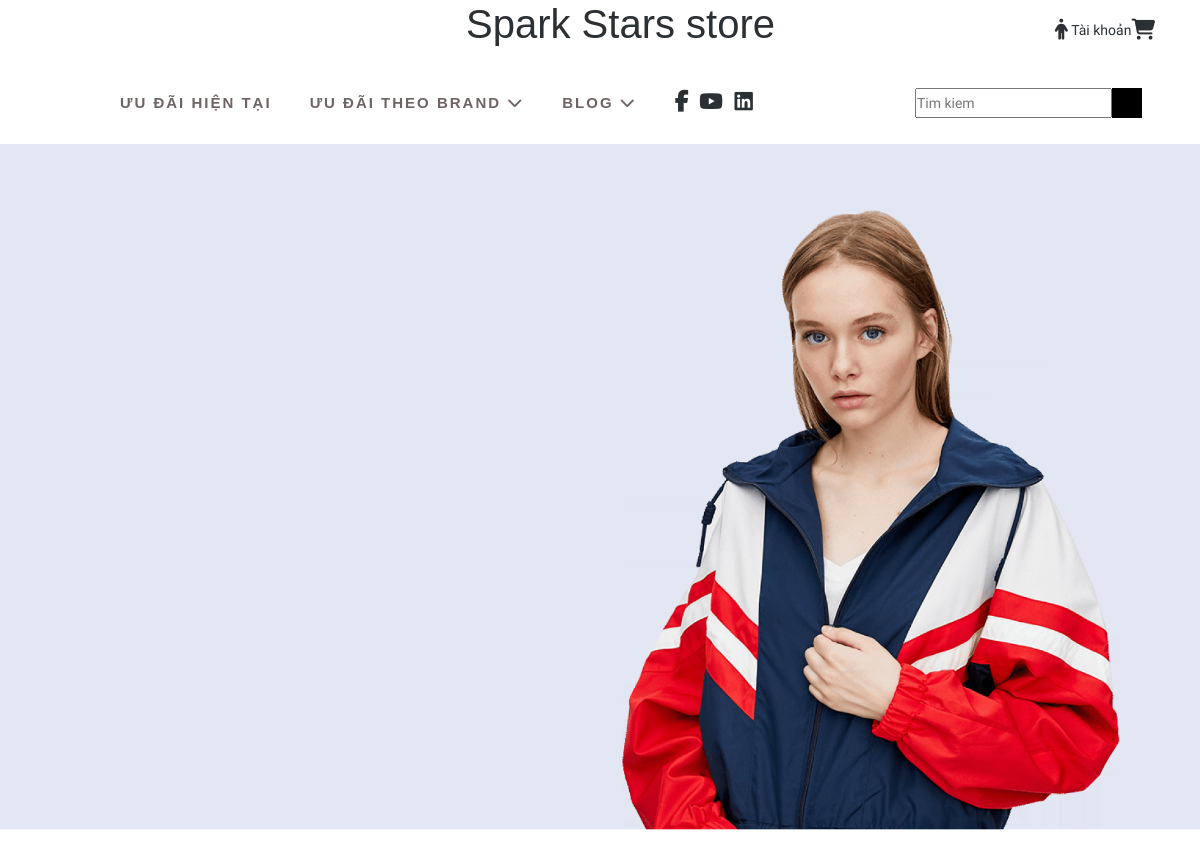
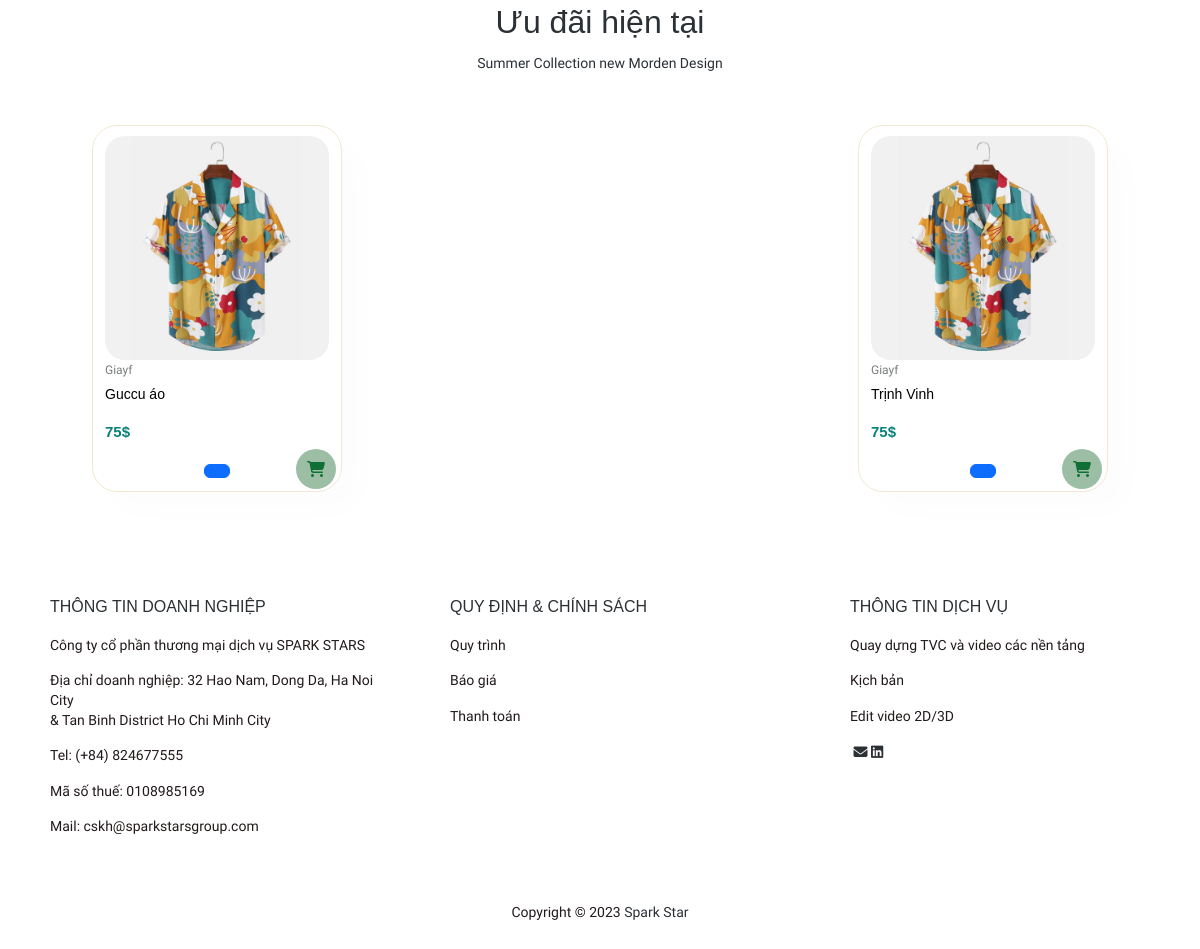
The page / on the database its author committed (2 pictures, top to bottom).
### item/models.py (models this page shows, shortened)
class Item(models.Model):
    category = models.ForeignKey(Category,related_name='items',on_delete=models.CASCADE)
    name =models.CharField(max_length=255)
    description = models.TextField(blank=True,null=True)
    price = models.FloatField()
    image = models.ImageField(upload_to='item_images',blank=True,null=True)
    is_sold = models.BooleanField(default=False)
    created_by = models.ForeignKey(User,related_name='items',on_delete=models.CASCADE)
    created_at = models.DateTimeField(auto_now_add=True)

class Category(models.Model):
    name = models.CharField(max_length=255)
    class Meta:
        ordering = ('name',)
        verbose_name_plural ='Categories'

### core/views.py (the view)
# urls.py: path("",views.index,name="index"),
def index(request):
    item =Item.objects.filter(is_sold=False)[0:8]
    categories = Category.objects.all()
    return render(request,"core/index.html",{
        'category':categories,
        'item':item,
    })

### core/templates/core/index.html (shortened to what this page needs)
{% extends 'core/base.html'%}
{% load static %}
{% block content %}
    <section class="section section-slider">
        <img src="{% static 'images/hero4.png' %}" alt="">
    </section>
    <section id="product1" class ="section-p1" >
        <div class="container">
            <div class="wrapper-collection-2">
                <h2>Ưu đãi hiện tại</h2>
                <p>Summer Collection new Morden Design</p>
            <div class="pro-container ">
                {% for item in item %}
                    <div class="pro ">
                        <a href="{% url 'item:detail' item.id %}">
                            <img src="{{ item.image.url }}" alt="">
                            <div class="des">
                                <span>{{item.category.name }}</span>
                                <h5>{{ item.name }}</h5>
                                <h4>75$</h4>
                            </div>
                        </a>
                        <form action="{% url 'account:add_to_cart' %}">
                            <button class="normal btn btn-primary"><i class="fa fa-shopping-cart cart"></i></button>
                        </form>
                    </div>
                {% endfor   %}
            </div>
            </div>
        </div>
        </section>
{% endblock %}

### core/static/core/css/style.css (style rules this page uses)
* { margin: 0; padding: 0; box-sizing: border-box; font-family: "Spartan", sans-serif; }
html { border: 0; scroll-behavior: smooth; }
body { line-height: 1.4; font-size: 14px; color: #2b3035; overflow-x: hidden; background: #fff; position: initial !important; }
a { color: #2b3035; text-decoration: none; outline: none; -moz-transition: all 0.2s ease-in-out; -o-transition: all 0.2s ease-in-out; -webkit-transition: all 0.2s ease-in-out; transition: all 0.2s ease-in-out; }
h1, h2, h4, h5, h6 { color: #2b3035; margin: 0 0 13px 0; font-weight: 500; font-family: 'Raleway', sans-serif!important; line-height: 1.2; }
h1, h2, h3, h4, h5, h6 { color: #2b3035; margin: 0 0 13px 0; font-weight: 500; font-family: 'Raleway', sans-serif!important; line-height: 1.2; }
.section-p1 { padding: 40px 80px; }
.section { width: 100%; }
.section-slider img { width: 100%; background-position: center; }
#product1 { text-align: center; }
#product1 .pro-container { display: flex; justify-content: space-between; padding-top:20px; flex-wrap: wrap; }
#product1 .pro { width: 23%; min-width: 250px; padding:10px 12px; border: 1px solid rgb(242, 231, 211); border-radius:25px; box-shadow: 20px 20px 30px rgba(0, 0, 0, 0.01); cursor: pointer; margin: 15px 0; transition: 0.2 ease; position: relative; }
#product1 img { width: 100%; border-radius: 20px; }
#product1 .pro .des { text-align: start; }
#product1 .pro .des span { color:#787d7b; font-size: 12px; }
#product1 .pro .des h5 { padding-top:7px; color:black; font-size: 14px; }
#product1 .pro .des h4 { padding-top:7px; font-size:15px; font-weight:700; color:#088178 }
#product1 .pro .cart { width:40px; height: 40px; line-height: 40px; border-radius: 50px; background-color: rgb(155, 190, 165); font-weight: 500; color:rgb(15, 111, 52); position: absolute; right:5px; bottom:2px }
h4 { font-size:16px; margin-bottom:20px; }
form { width: 100%; }
img { max-width: 100%; }
.fa { font-family: 'FontAwesome'!important; }
.clearfix:before, .clearfix:after, .dl-horizontal dd:before, .dl-horizontal dd:after, .container:before, .container:after, .container-fluid:before, .container-fluid:after, .row:before, .row:after, .form-horizontal .form-group:before, .form-horizontal .form-group:after, .btn-toolbar:before, .btn-toolbar:after, .btn-group-vertical>.btn-group:before, .btn-group-vertical>.btn-group:after, .nav:before, .nav:after, .navbar:before, .navbar:after, .navbar-header:before, .navbar-header:after, .navbar-collapse:before, .navbar-collapse:after, .pager:before, .pager:after, .panel-body:before, .panel-body:after, .modal-footer:before, .modal-footer:after { display: table; content: " "; }

### rows shown on the page
Item: image (picture), category.name "Giayf", name "Guccu áo"
Item: image (picture), category.name "Giayf", name "Trịnh Vinh"
